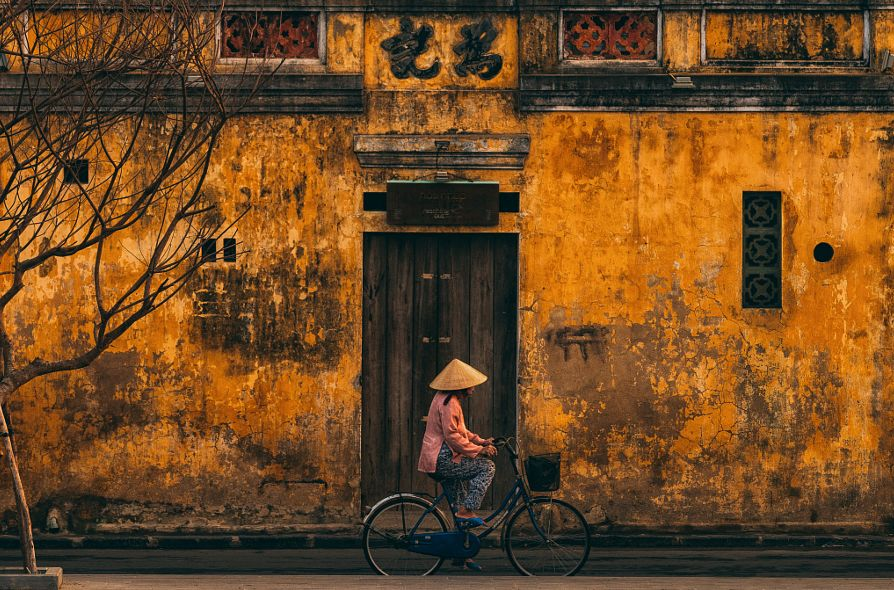
#> input picture images/test.jpg, 894 x 590 px, found by its file name
$ python AWB_grayWorld.py
#> lines starting #> are read from the running program, lines starting #| are printed output that depends on the picture
import cv2 as cv
import numpy as np

src = cv.imread("test.jpg")
#> src is the input picture: shape (590, 894, 3); mean B, G, R 34.1, 73.6, 112.8
#cv.imshow(src)

b_avg = np.mean(src[:, :, 0])
#> b_avg = 34.13
g_avg = np.mean(src[:, :, 1])
#> g_avg = 73.61
r_avg = np.mean(src[:, :, 2])
#> r_avg = 112.8
# averaged gray
k = (b_avg + g_avg + r_avg)/3
#> k = 73.51

b_gain = k / b_avg
#> b_gain = 2.15
g_gain = k / g_avg
#> g_gain = 0.999
r_gain = k / r_avg
#> r_gain = 0.652


src1 = np.zeros(src.shape)
src1[:, :, 0] = src[:, :, 0] * b_gain
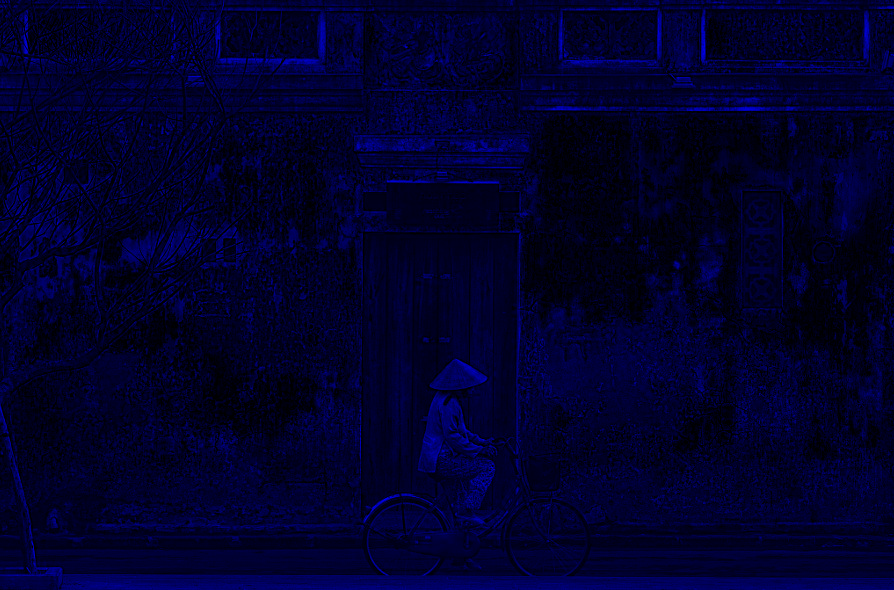
#> src1: shape (590, 894, 3) float64; mean B, G, R 73.5, 0, 0; drawn with min black and max white
src1[:, :, 1] = src[:, :, 1] * g_gain
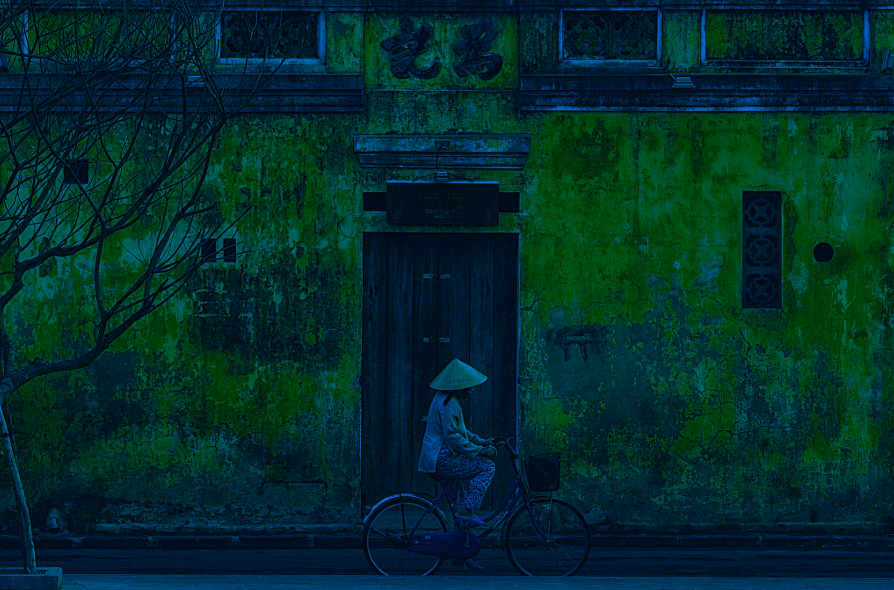
#> src1: shape (590, 894, 3) float64; mean B, G, R 73.5, 73.5, 0; drawn with min black and max white
src1[:, :, 2] = src[:, :, 2] * r_gain
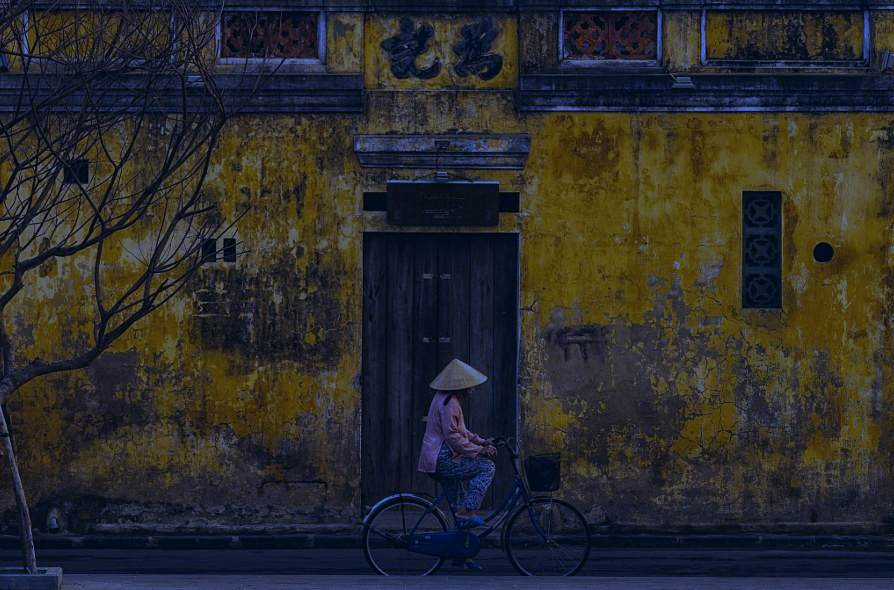
#> src1: shape (590, 894, 3) float64; mean B, G, R 73.5, 73.5, 73.5; drawn with min black and max white


src1 = src1.astype(np.uint8)
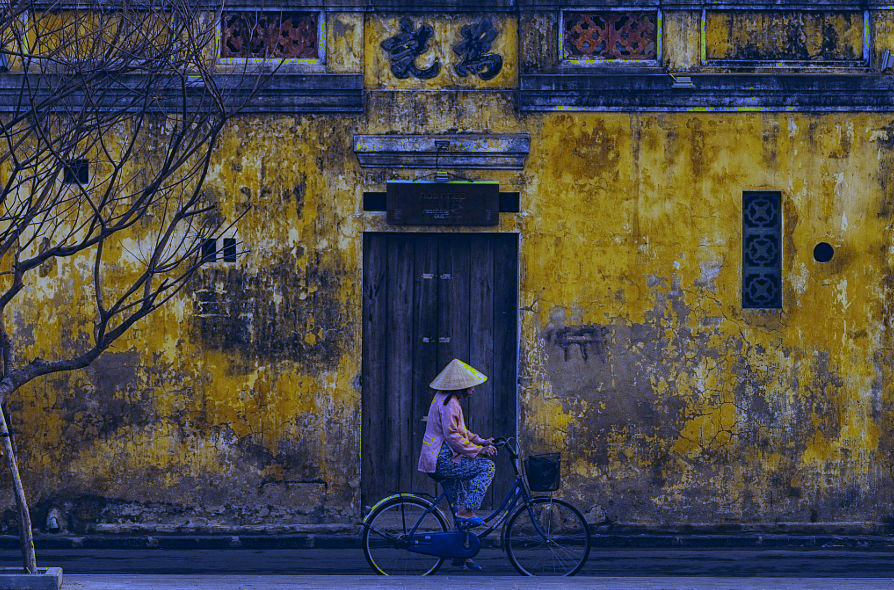
#> src1: shape (590, 894, 3); mean B, G, R 71.9, 72.6, 73

img = np.hstack([src, src1])
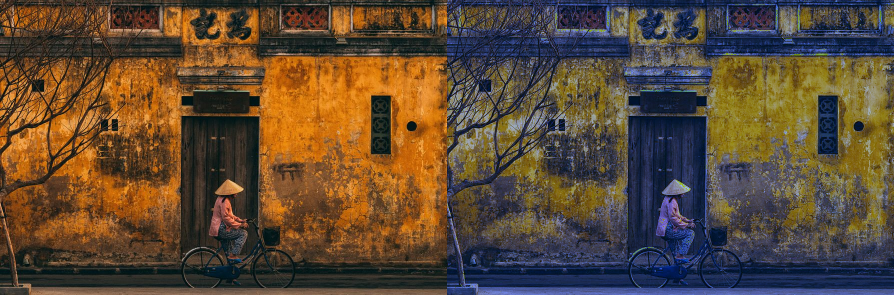
#> img: shape (590, 1788, 3) (shown at 1/2 size); mean B, G, R 53, 73.1, 92.9
cv.namedWindow('input_image', cv.WINDOW_AUTOSIZE)
cv.imshow('input_image', img)
cv.waitKey(0)
cv.destroyAllWindows()

$ run again, with images/AS.png saved as images/test.jpg
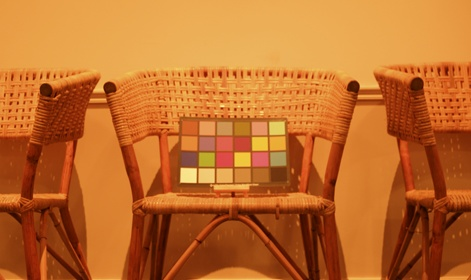
#> input picture images/AS.png, 471 x 280 px, found by its file name
#> src is the input picture: shape (280, 471, 3); mean B, G, R 43.4, 108.6, 192.1
#> b_avg = 43.4
#> g_avg = 108.6
#> r_avg = 192.1
#> k = 114.7
#> b_gain = 2.64
#> g_gain = 1.06
#> r_gain = 0.597
#> `src1 = src1.astype(np.uint8)`:
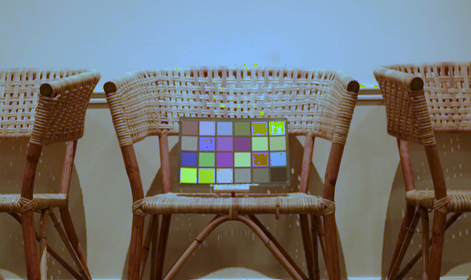
#> src1: shape (280, 471, 3); mean B, G, R 112.3, 114.2, 114.2
#> `img = np.hstack([src, src1])`:
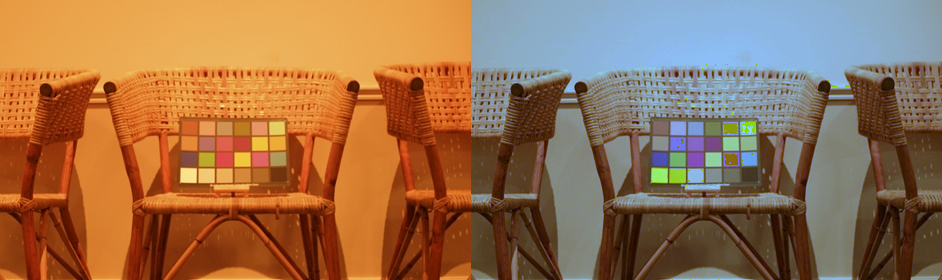
#> img: shape (280, 942, 3); mean B, G, R 77.9, 111.4, 153.1
